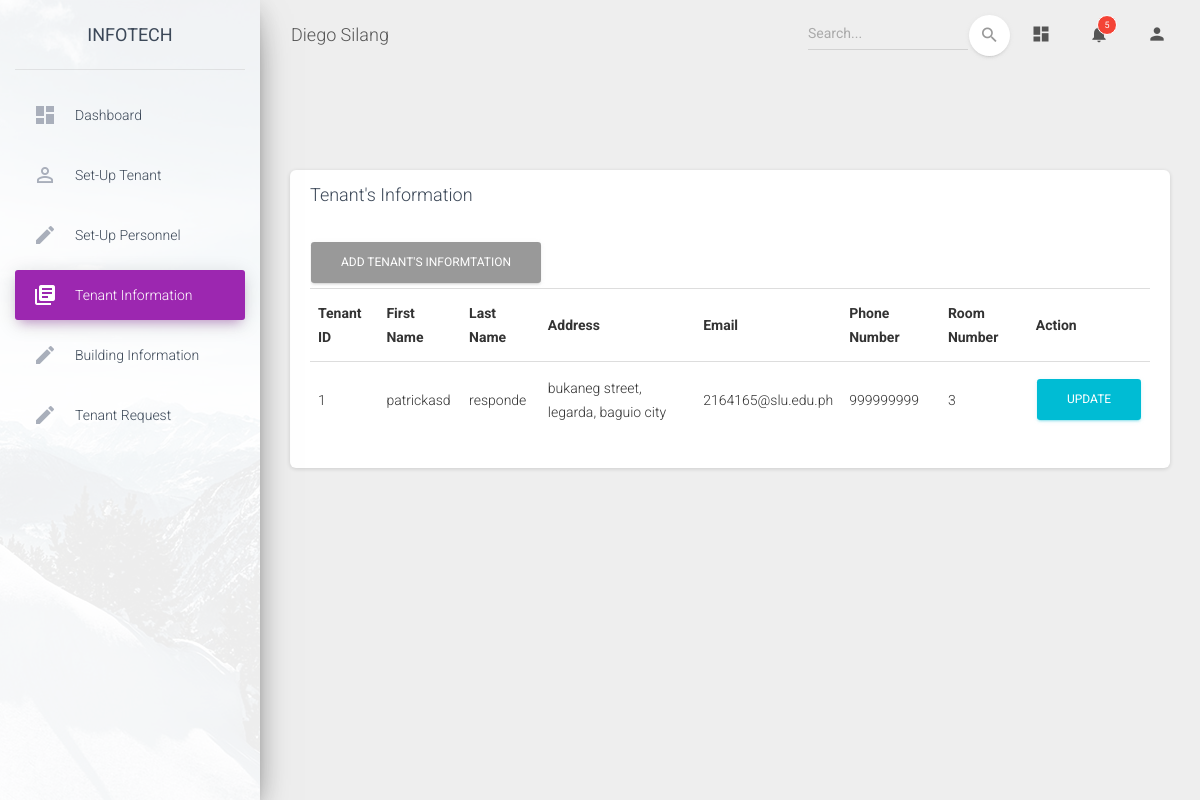
/material-dashboard/pages/viewinfo.php, run on the app's committed database.
### tables this page shows
CREATE TABLE `tenantinfo` (
  `tenantID` int(11) NOT NULL,
  `firstName` varchar(255) NOT NULL,
  `lastName` varchar(255) NOT NULL,
  `address` varchar(255) NOT NULL,
  `email` varchar(255) NOT NULL,
  `pnumber` int(11) NOT NULL,
  `roomNumber` varchar(255) NOT NULL
);

### material-dashboard/pages/viewinfo.php (the view, shortened to what this page needs)
<!DOCTYPE html>
<html lang="en">
<head>
  <link rel="stylesheet" href="https://maxcdn.bootstrapcdn.com/font-awesome/latest/css/font-awesome.min.css">
  <link href="../assets/css/material-dashboard.css?v=2.1.1" rel="stylesheet" />
  <link href="../assets/demo/demo.css" rel="stylesheet" />
</head>
<body class="">
  <div class="wrapper ">
    <div class="sidebar" data-color="purple" data-background-color="white" data-image="../assets/img/sidebar-1.jpg">
      <div class="logo">
        <a href="http://www.creative-tim.com" class="simple-text logo-normal">
          InfoTech
        </a>
      </div>
      <div class="sidebar-wrapper">
        <ul class="nav">
          <li class="nav-item ">
            <a class="nav-link" href="./dashboard.php">
              <i class="material-icons">dashboard</i>
              <p>Dashboard</p>
            </a>
          </li>
          <li class="nav-item ">
            <a class="nav-link" href="./SetupTenant.php">
              <i class="material-icons">perm_identity</i>
              <p>Set-up Tenant</p>
            </a>
          </li>
          <li class="nav-item ">
            <a class="nav-link" href="./Setuppersonnel.php">
              <i class="material-icons">create</i>
              <p>Set-up Personnel</p>
            </a>
          </li>
          <li class="nav-item active ">
            <a class="nav-link" href="./viewinfo.php">
              <i class="material-icons">library_books</i>
              <p>Tenant Information</p>
            </a>
          </li>
          <li class="nav-item">
            <a class="nav-link" href="./viewbldg.php">
              <i class="material-icons">create</i>
              <p>Building Information</p>
            </a>
          </li>
          <li class="nav-item">
            <a class="nav-link" href="./tenantreq.php">
              <i class="material-icons">create</i>
              <p>Tenant Request</p>
            </a>
          </li>
        </ul>
      </div>
    </div>
    <div class="main-panel">
      <nav class="navbar navbar-expand-lg navbar-transparent navbar-absolute fixed-top ">
        <div class="container-fluid">
          <div class="navbar-wrapper">
            <a class="navbar-brand" href="#pablo">Diego Silang</a>
          </div>
          <div class="collapse navbar-collapse justify-content-end">
            <form class="navbar-form">
              <div class="input-group no-border">
                <input type="text" value="" class="form-control" placeholder="Search...">
                <button type="submit" class="btn btn-white btn-round btn-just-icon">
                  <i class="material-icons">search</i>
                  <div class="ripple-container"></div>
                </button>
              </div>
            </form>
            <ul class="navbar-nav">
              <li class="nav-item">
                <a class="nav-link" href="#pablo">
                  <i class="material-icons">dashboard</i>
                </a>
              </li>
              <li class="nav-item dropdown">
                <a class="nav-link" href="http://example.com" id="navbarDropdownMenuLink" data-toggle="dropdown" aria-haspopup="true" aria-expanded="false">
                  <i class="material-icons">notifications</i>
                  <span class="notification">5</span>
                </a>
              </li>
              <li class="nav-item dropdown">
                <a class="nav-link" href="#pablo" id="navbarDropdownProfile" data-toggle="dropdown" aria-haspopup="true" aria-expanded="false">
                  <i class="material-icons">person</i>
                </a>
              </li>
            </ul>
          </div>
        </div>
      </nav> <div class="container-fluid">
          <button class="navbar-toggler" type="button" data-toggle="collapse" aria-controls="navigation-index" aria-expanded="false" aria-label="Toggle navigation">
            <span class="navbar-toggler-icon icon-bar"></span>
            <span class="navbar-toggler-icon icon-bar"></span>
            <span class="navbar-toggler-icon icon-bar"></span>
          </button>
        </div>
      <div class="content">
        <div class="row">
          <div class="col-md-12">
              <div class="col-md-12">
            <div class="card ">
              <div class="card-header">
                <h4 class="card-title">Tenant's Information</h4>
              </div>
              <div class="card-body">
                <div class="table-responsive">
                  <button type="button" class="btn" data-toggle="modal" data-target="#myModal">Add Tenant's Informtation</button>
                  <?php
                    include "dbconn.php";
                    $sql = "SELECT * FROM tenantinfo";
                    if($result = mysqli_query($link, $sql)){
                        if(mysqli_num_rows($result) > 0){
                            echo "<table class = 'table tablesorter'>";
                                echo "<tr>";
                                    echo "<th>Tenant ID</th>";
                                    echo "<th>First Name</th>";
                                    echo "<th>Last Name</th>";
                                    echo "<th>Address</th>";
                                    echo "<th>Email</th>";
                                    echo "<th>Phone Number</th>";
                                    echo "<th>Room Number</th>";
                                     echo "<th>Action</th>";
                                echo "</tr>";
                            while($row = mysqli_fetch_array($result)){
                                echo "<tr>";
                                    echo "<td>" . $row['tenantID'] . "</td>";
                                    echo "<td>" . $row['firstName'] . "</td>";
                                    echo "<td>" . $row['lastName'] . "</td>";
                                    echo "<td>" . $row['address'] . "</td>";
                                    echo "<td>" . $row['email'] . "</td>";
                                    echo "<td>" . $row['pnumber'] . "</td>";
                                    echo "<td>" . $row['roomNumber'] . "</td>";
                                          echo "<td>";
                                            echo "<a href='php/edit_info.php?tenantID=". $row['tenantID'] ."' title='Update Record' data-toggle='tooltip'><span class='btn btn-info'>Update</span></a>";
                                            echo"</td>";
                                echo "</tr>";
                            }
                            echo "</table>";
                        } else{
                            echo "No Accounts were found.";
                        }
                    } else{
                        echo "ERROR: Could not able to execute $sql. " . mysqli_error($link);
                    }
                  ?>
                    </div>
                </div>
              </div>
            </div>
          </div>
</body>
</html>

### data on the page
tenantinfo: tenantID "1", firstName "patrickasd", lastName "responde", address "bukaneg street, legarda, baguio city", email "2164165@slu.edu.ph", pnumber "999999999", roomNumber "3"
